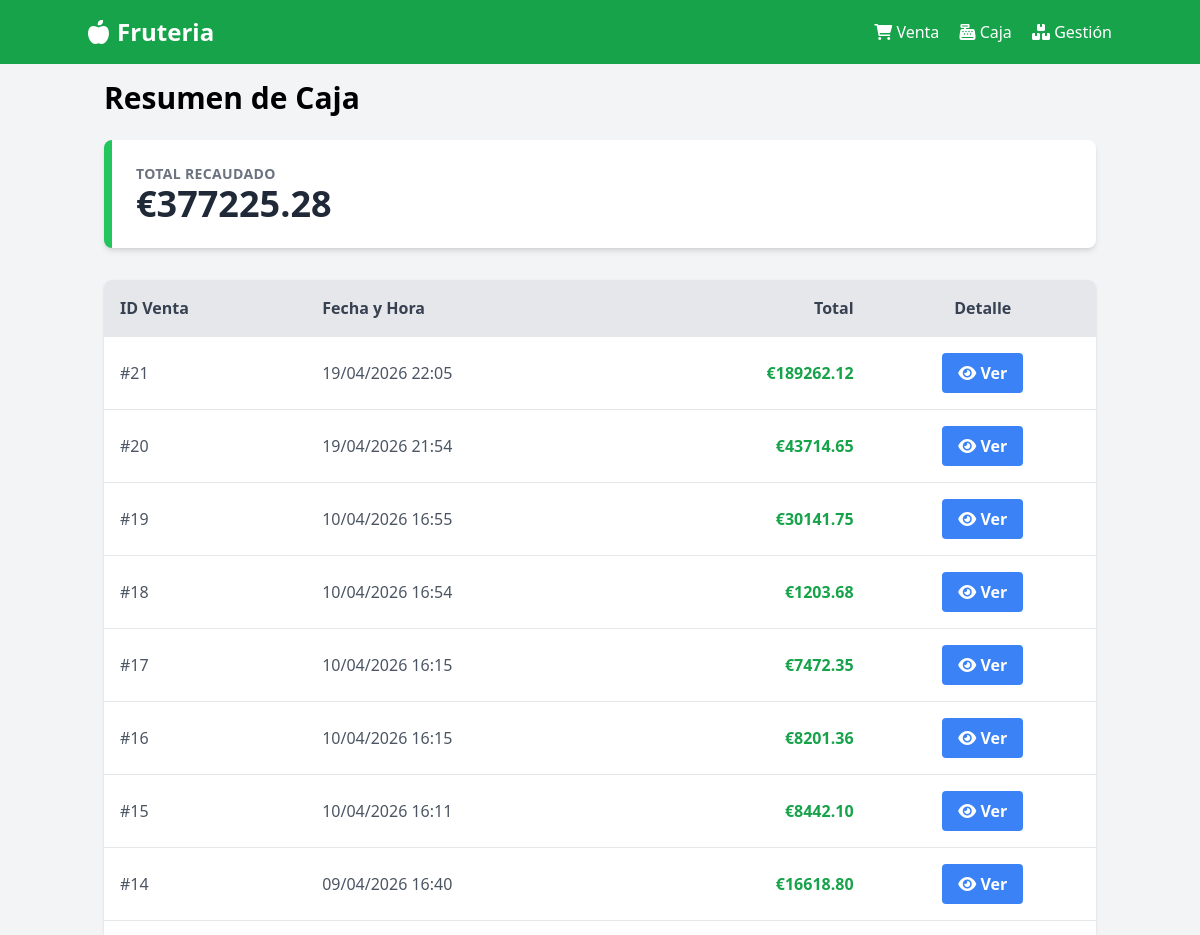
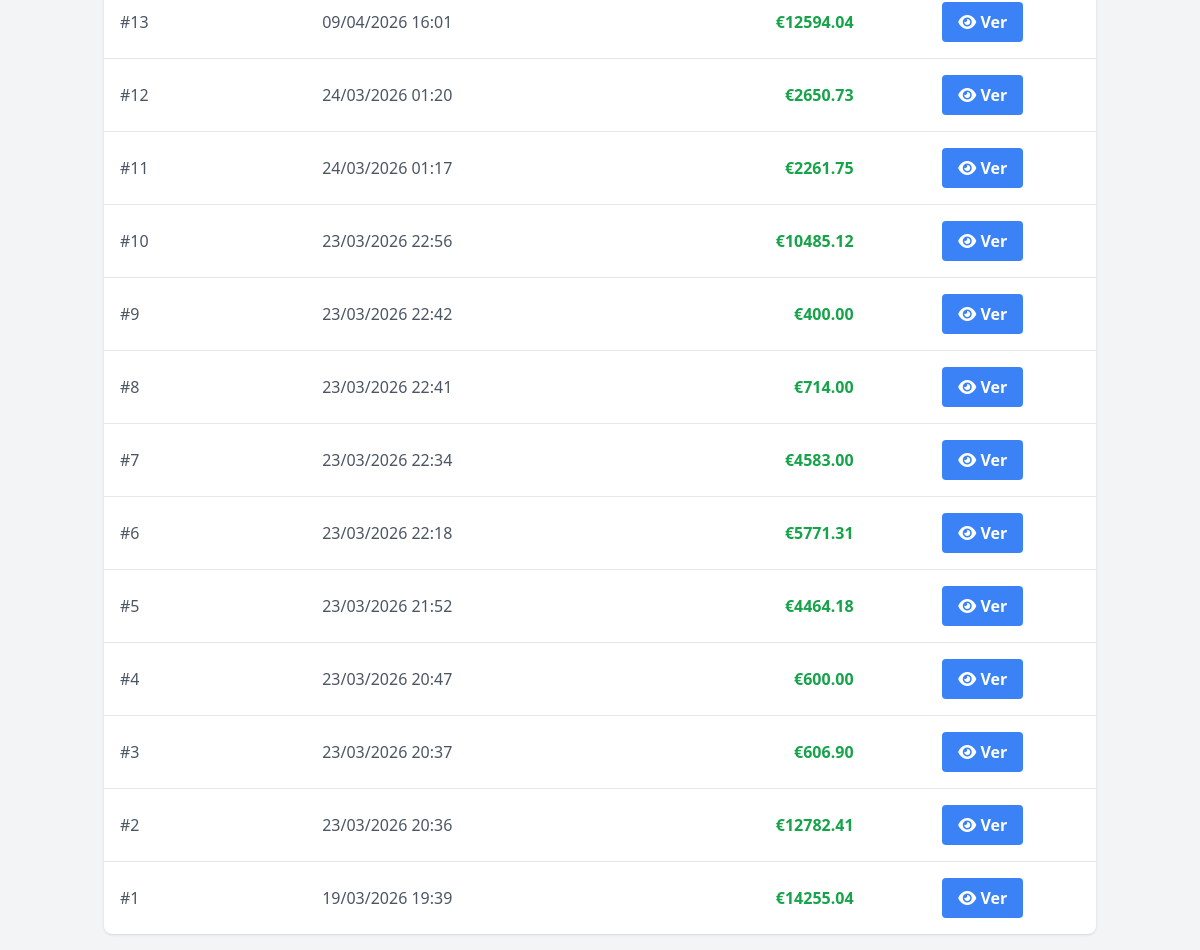
/caja, run on the app's committed database (2 pictures, top to bottom).
### app/models/models.py (models this page shows)
class Venta(db.Model):
    __tablename__ = 'ventas'
    id = db.Column(db.Integer, primary_key=True)
    fecha = db.Column(db.DateTime, default=db.func.current_timestamp())
    total = db.Column(db.Float, nullable=False)
    detalles = db.relationship('DetalleVenta', backref='venta', lazy=True)

### app/routes/main.py (the view)
@main_bp.route('/caja')
def ver_caja():
    total_obtenido = db.session.query(func.sum(Venta.total)).scalar() or 0
    ventas = Venta.query.order_by(Venta.fecha.desc()).all()
    return render_template('caja.html', total=total_obtenido, ventas=ventas)

### app/templates/caja.html (shortened to what this page needs)
{% extends "base.html" %}
{% block content %}
<div class="max-w-6xl mx-auto">
    <h1 class="text-3xl font-bold mb-6">Resumen de Caja</h1>
    <div class="bg-white p-6 rounded-lg shadow-md mb-8 border-l-8 border-green-500">
        <h2 class="text-gray-500 uppercase tracking-wide text-sm font-bold">Total Recaudado</h2>
        <p class="text-4xl font-black text-gray-800">€{{ "%.2f"|format(total) }}</p>
    </div>
    <div class="bg-white rounded-lg shadow overflow-hidden">
        <table class="w-full text-left border-collapse">
            <thead class="bg-gray-200">
                <tr>
                    <th class="p-4 font-bold text-gray-700">ID Venta</th>
                    <th class="p-4 font-bold text-gray-700">Fecha y Hora</th>
                    <th class="p-4 font-bold text-gray-700 text-right">Total</th>
                    <th class="p-4 font-bold text-gray-700 text-center">Detalle</th>
                </tr>
            </thead>
            <tbody>
                {% for venta in ventas %}
                <tr class="border-t hover:bg-gray-50">
                    <td class="p-4 text-gray-600">#{{ venta.id }}</td>
                    <td class="p-4 text-gray-600">{{ venta.fecha.strftime('%d/%m/%Y %H:%M') }}</td>
                    <td class="p-4 text-right font-bold text-green-600">€{{ "%.2f"|format(venta.total) }}</td>
                    <td class="p-4 text-center">
                        <button class="bg-blue-500 hover:bg-blue-700 text-white font-bold py-2 px-4 rounded ver-detalle" data-venta-id="{{ venta.id }}">
                            <i class="fas fa-eye"></i> Ver
                        </button>
                    </td>
                </tr>
                {% else %}
                <tr>
                    <td colspan="4" class="p-8 text-center text-gray-500">No hay ventas registradas aún.</td>
                </tr>
                {% endfor %}
            </tbody>
        </table>
    </div>
</div>
{% endblock %}

### data on the page
Venta: id "21", fecha "19/04/2026 22:05", total "189262.12"
Venta: id "20", fecha "19/04/2026 21:54", total "43714.65"
Venta: id "19", fecha "10/04/2026 16:55", total "30141.75"
Venta: id "18", fecha "10/04/2026 16:54", total "1203.68"
Venta: id "17", fecha "10/04/2026 16:15", total "7472.35"
Venta: id "16", fecha "10/04/2026 16:15", total "8201.36"
Venta: id "15", fecha "10/04/2026 16:11", total "8442.10"
Venta: id "14", fecha "09/04/2026 16:40", total "16618.80"
Venta: id "13", fecha "09/04/2026 16:01", total "12594.04"
Venta: id "12", fecha "24/03/2026 01:20", total "2650.73"
Venta: id "11", fecha "24/03/2026 01:17", total "2261.75"
Venta: id "10", fecha "23/03/2026 22:56", total "10485.12"
Venta: id "9", fecha "23/03/2026 22:42", total "400.00"
Venta: id "8", fecha "23/03/2026 22:41", total "714.00"
Venta: id "7", fecha "23/03/2026 22:34", total "4583.00"
Venta: id "6", fecha "23/03/2026 22:18", total "5771.31"
Venta: id "5", fecha "23/03/2026 21:52", total "4464.18"
Venta: id "4", fecha "23/03/2026 20:47", total "600.00"
Venta: id "3", fecha "23/03/2026 20:37", total "606.90"
Venta: id "2", fecha "23/03/2026 20:36", total "12782.41"
Venta: id "1", fecha "19/03/2026 19:39", total "14255.04"

### other printed values
{{ "%.2f"|format(total) }} "377225.28"
